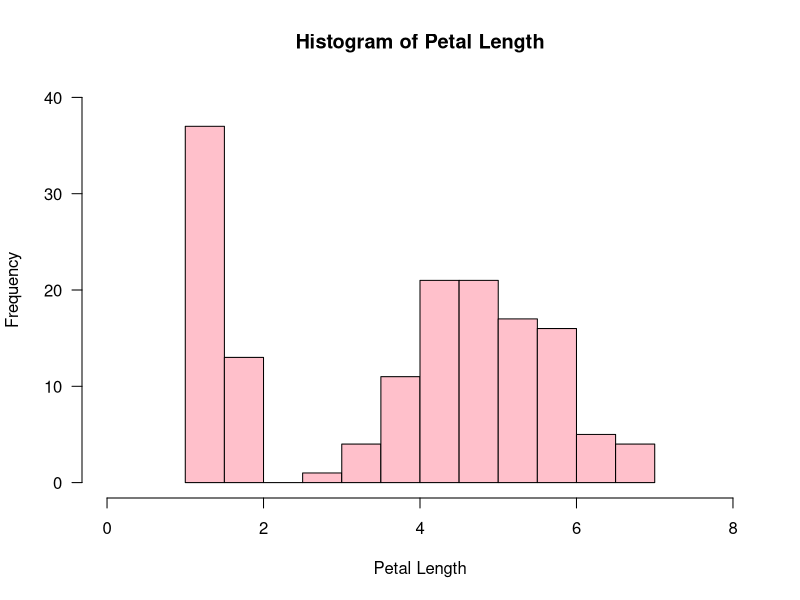
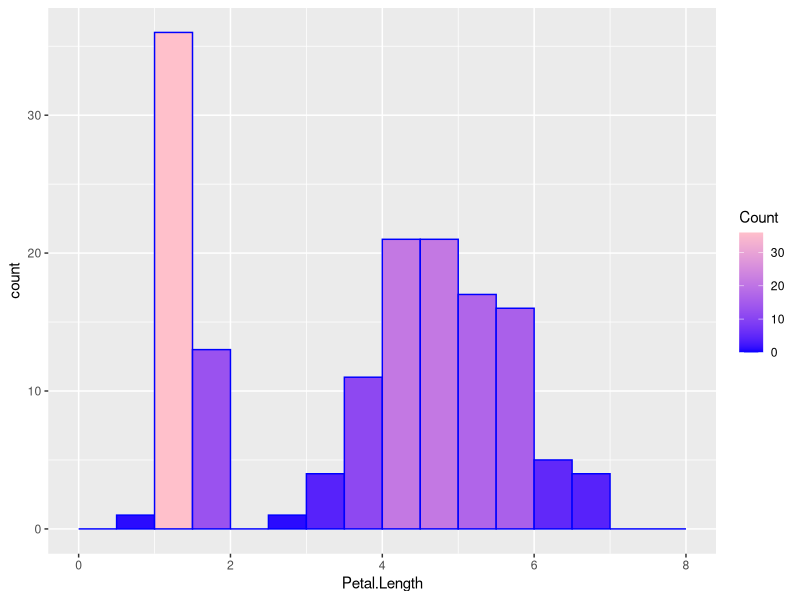

Source code (R) for these figures, in order:
data(iris)
# load in iris dataset
data(iris)
# mean of Petal.Length 
Petal.Length <- iris$Petal.Length

petal_length_mean <- mean(Petal.Length)
# Plotting histogram w hist function
hist(Petal.Length,
     main = "Histogram of Petal Length",
     xlab = "Petal Length", 
     xlim = c(0,8),
     las =1,
     breaks = 16,
     col = "pink",
     ylim = c(0,40))

# Plotting histogram w ggplot
library(ggplot2)
Petal.Length <- iris$Petal.Length
mean_Petal_Length <- mean(Petal.Length)
ggplot(data  = iris, aes(x = Petal.Length))+
  geom_histogram(breaks = seq (0,8, by = .5),
                 col = 'blue',
                 aes(fill= ..count..))+
  scale_fill_gradient("Count", low = 'blue', high='pink')

